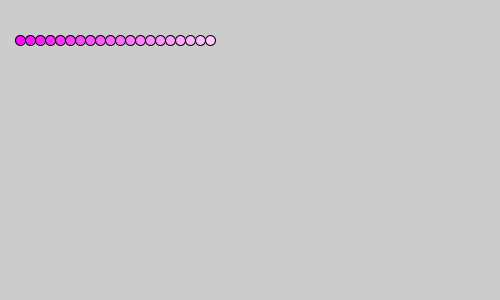
Frame 1 (no input)
Frame 60 (the mouse pressed at the canvas centre just before this capture): identical to frame 1, image omitted
Frame 120 (the mouse held since frame 60 and released just before this capture): identical to frame 1, image omitted

The Processing sketch that drew this single still picture (run headless with seeded random() and noise(); from frame 60 on, the mouse is pressed at the canvas centre):

// Processing sketch: sketch004b
// ── sketch004b.pde
void setup ()
{
  size (500, 300);
  int green = 10;
  for (int i=0; i<20; i++)
  {
    fill (255, green, 255);
    ellipse (i*10+20, 40, 10, 10);
    green = green+10;
  }
}
void draw (){ }
